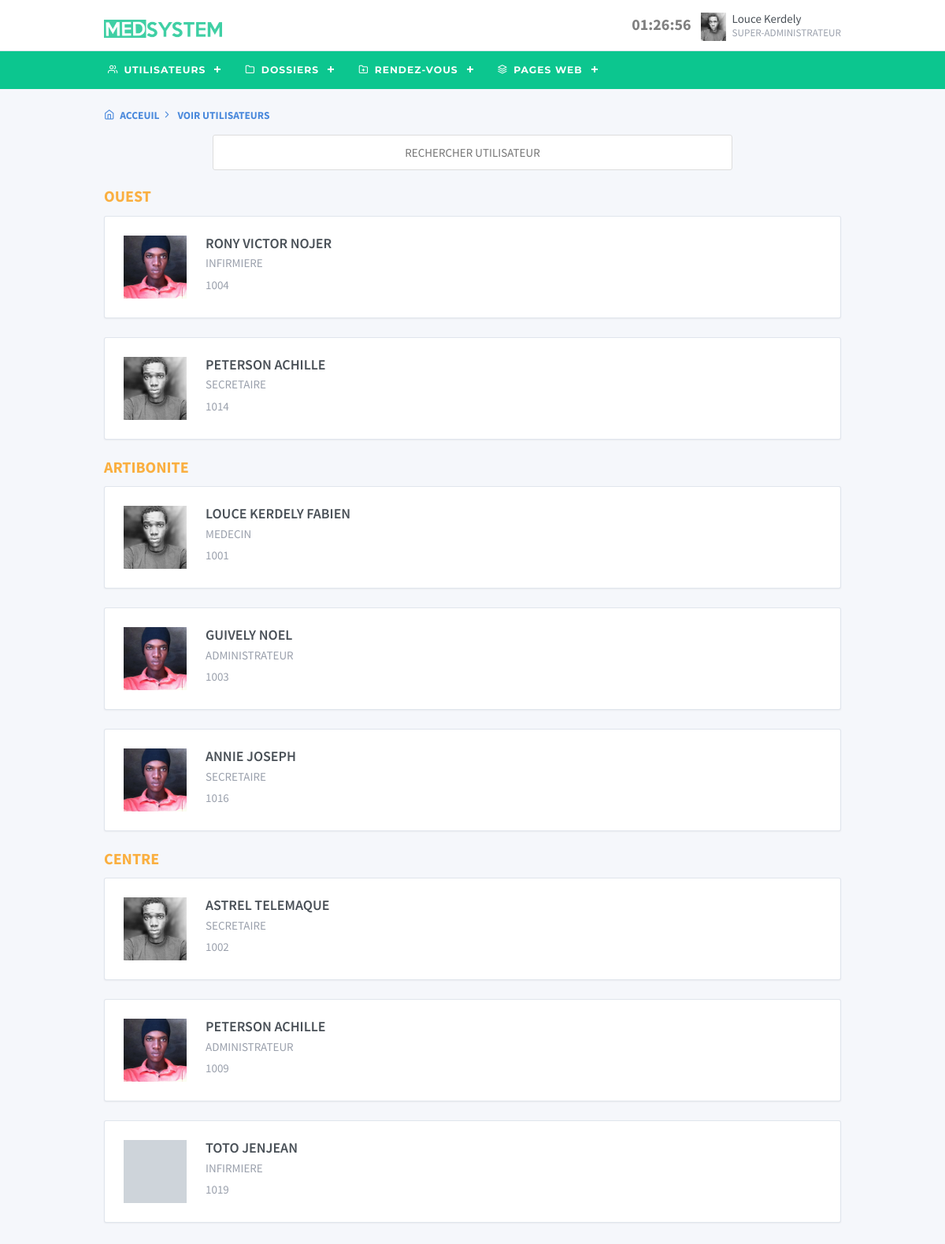
Page /superadminvoirutilisateurs.php (signed in) on the committed database.
### tables this page shows
CREATE TABLE IF NOT EXISTS `logintable` (
  `idlogin` int(11) NOT NULL AUTO_INCREMENT,
  `nom` varchar(255) NOT NULL,
  `prenom` varchar(255) NOT NULL,
  `username` varchar(255) NOT NULL,
  `statut` varchar(255) NOT NULL,
  `mail` varchar(255) NOT NULL,
  `nif` varchar(255) NOT NULL,
  `statutm` varchar(255) NOT NULL,
  `lns` varchar(255) NOT NULL,
  `dns` varchar(255) NOT NULL,
  `sexe` varchar(255) NOT NULL,
  `fonction` varchar(255) NOT NULL,
  `site` varchar(255) NOT NULL,
  `adresse` varchar(255) NOT NULL,
  `password` varchar(255) NOT NULL,
  `telephone1` varchar(255) NOT NULL,
  `telephone2` varchar(255) NOT NULL,
  `dateins` varchar(255) NOT NULL,
  `photoutilisateur` varchar(255) NOT NULL,
  PRIMARY KEY (`idlogin`)
);

### superadminvoirutilisateurs.php (the view, shortened to what this page needs)
<!doctype html>
<html lang="en">
  <head>
    <link rel="stylesheet" href="https://maxcdn.bootstrapcdn.com/font-awesome/4.7.0/css/font-awesome.min.css">
    <link href="./assets/css/dashboard.css" rel="stylesheet" />
    <link href="css/stylemenu.css" rel="stylesheet" />
    <link rel="stylesheet" type="text/css" href="css/style.css">
  </head>
  <body class="">
    <div class="page">
      <div class="page-main">
        <div class="header">
          <div class="container">
            <div class="d-flex">
              <a class="navbar-brand" href="./index.html">
                <img src="images/LOGO2.png" style="width:150px; height:23px;" class="navbar-brand-img" alt="tabler.io">
              </a>
              <div class="ml-auto d-flex order-lg-2">
                <div class="dropdown d-none d-md-flex">
						 <span id="date_heure"></span>
                </div>
                <div class="dropdown">
                  <a href="#" class="nav-link pr-0" data-toggle="dropdown">
                    <span class="avatar"> <img src="photo/<?php echo $_SESSION['var1'] ?>"/> </span>
                    <span class="ml-2 d-none d-lg-block">
                      <span class="text-default"><?php echo $_SESSION['var2'] ?>  </span>
                      <small class="text-muted d-block mt-1"> <?php echo $_SESSION['var3'] ?> </small>
                    </span>
                  </a>
                </div>
              </div>
            </div>
          </div>
        </div>
		<div class="backmenu">
		   <div class="container">
		      <div id='cssmenu'>
		         <ul>
				   <li><a href=''> <i class="fe fe-users"> </i> Utilisateurs</a>
				   </li>
				   <li><a href=''> <i class="fe fe-folder"> </i> Dossiers</a>
				   </li>
				   <li><a href='#'> <i class="fe fe-folder-plus"> </i> Rendez-vous</a>
				   </li>
				   <li><a href=''> <i class="fe fe-layers"> </i> Pages Web</a>
				   </li>
		       </ul>
		     </div>
		  </div>
       </div>
        <div class="page-content">
          <div class="container">
            <div class="positionadm">
              <p> <a href="superadminpage.php"><i class="fe fe-home"> </i> Acceuil </a> <i class="fe fe-chevron-right"> </i>  Voir Utilisateurs </p>
            </div>
				   <div class="col-md-12">
					 <div class="col-sm-9 basmenu container">
				      <center>
				       <input type="text" name="search_text" id="search_text" placeholder="RECHERCHER UTILISATEUR"/>
					  </center>
					 </div>
            </div>
            <div class="row row-cards">
<div class="container">
  <div class="">
    <div class="row">
      <div class="col-md-12">
           <br>
       <div class="voirtete">
         <h2>Ouest</h2>
       </div>
        <?php
        include('bd/connect.php');
       $req=$conbd->query("SELECT * FROM logintable WHERE fonction !='super-administrateur' AND site='ouest' ORDER BY idlogin ASC");
                    while($don=$req->fetch()){
                    ?>
 			<div class="linkvoirutilisateur">
               <div class="card">
                 <a href="supadmprofil.php?idlogin=<?php echo $don['idlogin'];?>">
                  <div class="card-body">
                    <div class="media">
                      <span class="avatar avatar-xxl mr-5" style="background-image: url(photo/<?= $don['photoutilisateur'] ?>)"></span>
                      <div class="media-body">
                        <h4 class="m-0"><?= $don['prenom'] ?> <b> <?= $don['nom'] ?> </b> </h4>
                        <p class="text-muted mb-0"><?= $don['fonction'] ?></p>
                        <p class="text-muted mb-0"><?= $don['idlogin'] ?></p>
                      </div>
                    </div>
                  </div>
                  </a>
                </div>
               </div>
            <?php
              }
            ?>
          <div class="voirtete">
          <h2>Artibonite</h2>
          </div>
        <?php
       $req=$conbd->query("SELECT * FROM logintable WHERE fonction !='super-administrateur' AND site='Artibonite' ORDER BY idlogin ASC");
                    while($don=$req->fetch()){
                    ?>
			<div class="linkvoirutilisateur">
              <a class="linkvoirutilisateur" href="supadmprofil.php?idlogin=<?php echo $don['idlogin'];?>">
               <div class="card">
                  <div class="card-body">
                    <div class="media">
                      <span class="avatar avatar-xxl mr-5" style="background-image: url(photo/<?= $don['photoutilisateur'] ?>)"></span>
                      <div class="media-body">
                        <h4 class="m-0"><?= $don['prenom'] ?> <?= $don['nom'] ?></h4>
                        <p class="text-muted mb-0"><?= $don['fonction'] ?></p>
                        <p class="text-muted mb-0"><?= $don['idlogin'] ?></p>
                      </div>
                    </div>
                  </div>
                </div>
               </a>
              </div>
            <?php
              }
            ?>
          <div class="voirtete">
          <h2>Centre</h2>
          </div>
        <?php
       $req=$conbd->query("SELECT * FROM logintable WHERE fonction !='super-administrateur' AND site='Centre' ORDER BY idlogin ASC");
                    while($don=$req->fetch()){
                    ?>
			<div class="linkvoirutilisateur">
              <a href="supadmprofil.php?idlogin=<?php echo $don['idlogin'];?>">
               <div class="card">
                  <div class="card-body">
                    <div class="media">
                      <span class="avatar avatar-xxl mr-5" style="background-image: url(photo/<?= $don['photoutilisateur'] ?>)"></span>
                      <div class="media-body">
                        <h4 class="m-0"><?= $don['prenom'] ?> <?= $don['nom'] ?></h4>
                        <p class="text-muted mb-0"><?= $don['fonction'] ?></p>
                        <p class="text-muted mb-0"><?= $don['idlogin'] ?></p>
                      </div>
                    </div>
                  </div>
                </div>
               </a>
             </div>
            <?php
              }
            ?>
        </div>
    </div>
  </div>
</div>
          </div>
        </div>
      </div>
    </div>
  </body>
</html>

### css/stylemenu.css (style rules this page uses)
#cssmenu { margin:0px; padding:0px; }
#cssmenu, #cssmenu ul, #cssmenu ul li, #cssmenu ul li a, #cssmenu #menu-button { margin: 0; padding: 0; border: 0; list-style: none; line-height: 1; display: block; position: relative; -webkit-box-sizing: border-box; -moz-box-sizing: border-box; box-sizing: border-box; }
.backmenu { width:100%; height:48px; background-color:#0cc68f; }
#cssmenu:after, #cssmenu > ul:after { content: "."; display: block; clear: both; visibility: hidden; line-height: 0; height: 0; }
#cssmenu { font-family: Montserrat, sans-serif; background: #0cc68f; z-index: 2; }
#cssmenu > ul > li { float: left; }
#cssmenu > ul > li > a { padding-left:5px; }
#cssmenu > ul > li > a { padding-right: 34px; font-size: 12.3px; line-height:48px; margin-right:15px; letter-spacing: 1px; text-decoration: none; color: #FFF; font-weight: 700; text-transform: uppercase; }
#cssmenu > ul > li.has-sub > a { padding-right: 30px; }
#cssmenu > ul > li.has-sub > a:after { position: absolute; top: 22px; right: 11px; width: 8px; height: 2px; display: block; background: #FFF; content: ''; }
#cssmenu > ul > li.has-sub > a:before { position: absolute; top: 19px; right: 14px; display: block; width: 2px; height: 8px; background: #FFF; content: ''; -webkit-transition: all .25s ease; -moz-transition: all .25s ease; -ms-transition: all .25s ease; -o-transition: all .25s ease; transition: all .25s ease; }

### css/style.css (style rules this page uses)
body { background-color: #f5f7fb; }
.positionadm p a { text-transform:uppercase; text-decoration:none; color:#4A89DC; font-weight:bold; font-size:13.5px; }
.positionadm p { text-transform:uppercase; font-weight:bold; font-size:13.5px; color:#4A89DC; }
.voirtete h2 { font-weight:bolder; color: #faaf40; font-size: 20px; text-transform:uppercase; }
.media-body .m-0 { color: #495057; text-transform: uppercase; }
.text-muted { text-transform: uppercase; margin-top: 5px; }
.media .avatar { border-radius:0px; }
#date_heure { font-size:20px; font-weight:bold; color:gray; }
.col-sm-9.basmenu input[type="text"] { height:45px; border-radius:3px; border:none; text-align:center; border:1px solid #DDD; width:100%; }

### rows in the picture
logintable: photoutilisateur (picture), prenom "RONY VICTOR", nom "NOJER", fonction "INFIRMIERE", idlogin "1004"
logintable: photoutilisateur (picture), prenom "PETERSON", nom "ACHILLE", fonction "SECRETAIRE", idlogin "1014"
logintable: photoutilisateur (picture), prenom "LOUCE KERDELY", nom "FABIEN", fonction "MEDECIN", idlogin "1001"
logintable: photoutilisateur (picture), prenom "GUIVELY", nom "NOEL", fonction "ADMINISTRATEUR", idlogin "1003"
logintable: photoutilisateur (picture), prenom "ANNIE", nom "JOSEPH", fonction "SECRETAIRE", idlogin "1016"
logintable: photoutilisateur (picture), prenom "ASTREL", nom "TELEMAQUE", fonction "SECRETAIRE", idlogin "1002"
logintable: photoutilisateur (picture), prenom "PETERSON", nom "ACHILLE", fonction "ADMINISTRATEUR", idlogin "1009"
logintable: prenom "TOTO", nom "JENJEAN", fonction "INFIRMIERE", idlogin "1019"

### other values in the picture
$_SESSION['var2'] "Louce Kerdely"
$_SESSION['var3'] "SUPER-ADMINISTRATEUR"
